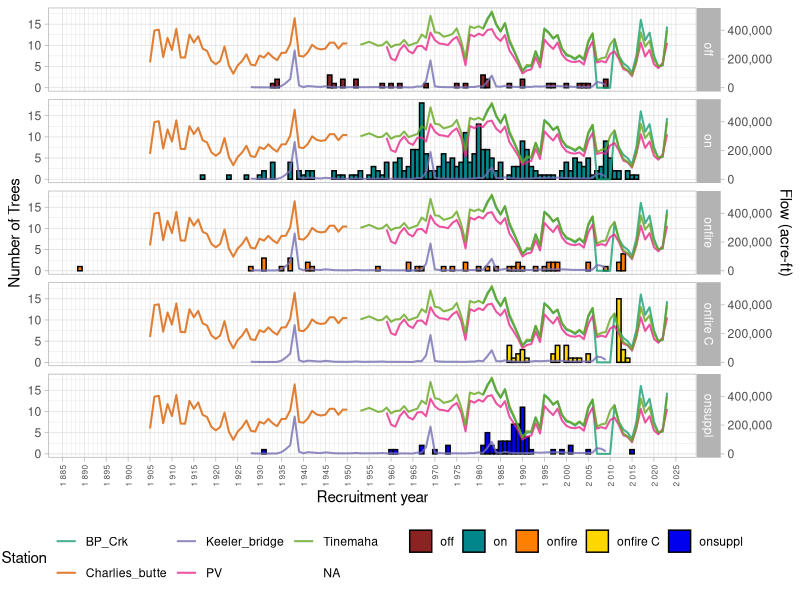
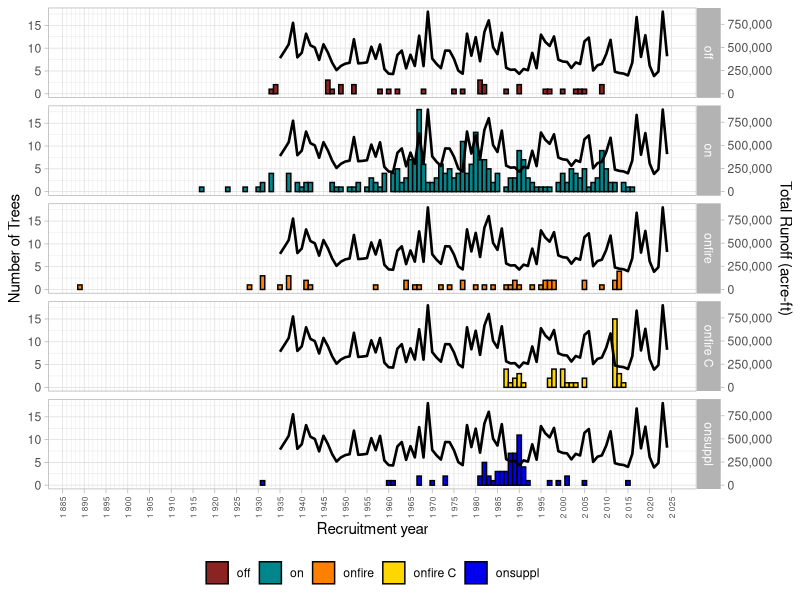

Reproduce these figures in R, in order.
## ---- chunk 1
library(tidyverse)
library(here)
library(scales)
## ---- chunk 2
#────────────────────────────────────────────────────────────
# 1) multi‑station flow
#────────────────────────────────────────────────────────────
plot_tree_vs_flow <- function(tree_df,
                              flow_df,
                              binwidth   = 1,
                              fill_cols  = c(off      = "brown4",
                                             on       = "turquoise4",
                                             onfire   = "darkorange1",
                                             `onfire C` = "gold",
                                             onsuppl  = "blue2")) {

  ## histogram counts ---------------------------------------------------------
  tree_cnt <- tree_df %>%
    count(strata_clone, comb_date, name = "n_trees")

  facets  <- unique(tree_cnt$strata_clone)
  # min_yr  <- min(tree_cnt$comb_date, na.rm = TRUE)
  min_yr  <- 1885
  # max_yr  <- max(tree_cnt$comb_date, na.rm = TRUE)
  max_yr <- 2025

  ## flow data (drop stray strata column if present) --------------------------
  flow_base <- flow_df %>%
    select(-any_of("strata_clone")) %>%
    mutate(comb_date = as.integer(comb_date))

  k <- max(tree_cnt$n_trees, na.rm = TRUE) /
       max(flow_base$flow_acft, na.rm = TRUE)

  # flow_plot <- flow_base %>%
  #   mutate(flow_scaled = flow_acft * k) %>%
  #   tidyr::crossing(strata_clone = facets)


  ## figure -------------------------------------------------------------------
  ggplot() +
    geom_col(data = tree_cnt,
             aes(comb_date, n_trees, fill = strata_clone),
             width = binwidth, colour = "black") +

    # geom_line(data = flow_plot,
    #           aes(comb_date, flow_scaled, colour = station),
    #           size = .7, alpha = .8) +
      geom_line(data = flow_base,
                aes(comb_date, flow_acft * k, colour = station),
                size = .7, alpha = .8)+
    scale_y_continuous(
      name     = "Number of Trees",
      sec.axis = sec_axis(~ . / k,
                          name   = "Flow (acre‑ft)",
                          labels = comma_format())
    ) +
    scale_x_continuous(
      breaks       = seq(min_yr, max_yr, by = 5),  # label every 5 yrs
      minor_breaks = seq(min_yr, max_yr, by = 1),   # grid every year
      name         = "Recruitment year",
      labels       = number_format(accuracy = 1)
    ) +
    scale_fill_manual(values = fill_cols, name = NULL) +
    scale_colour_brewer(palette = "Dark2", name = "Station") +
    facet_grid(strata_clone ~ .) +
    theme_light() +
    theme(axis.text.x  = element_text(angle = 90, vjust = 0.5, hjust = 1, size = 6),
          legend.position = "bottom")
}

#────────────────────────────────────────────────────────────
# 2) OV runoff
#────────────────────────────────────────────────────────────
plot_tree_vs_runoff <- function(tree_df,
                                runoff_df,
                                binwidth   = 1,
                                fill_cols  = c(off      = "brown4",
                                               on       = "turquoise4",
                                               onfire   = "darkorange1",
                                               `onfire C` = "gold",
                                               onsuppl  = "blue2")) {

  tree_cnt <- tree_df %>%
    count(strata_clone, comb_date, name = "n_trees")

  facets  <- unique(tree_cnt$strata_clone)
  # min_yr  <- min(tree_cnt$comb_date, na.rm = TRUE)
  min_yr  <- 1885
  # max_yr  <- max(tree_cnt$comb_date, na.rm = TRUE)
  max_yr <- 2025

  runoff_base <- runoff_df %>%
    select(-any_of("strata_clone")) %>%
    mutate(comb_date = as.integer(comb_date))

  k <- max(tree_cnt$n_trees, na.rm = TRUE) /
       max(runoff_base$ovr_acft, na.rm = TRUE)

  # runoff_plot <- runoff_base %>%
  #   mutate(run_scaled = ovr_acft * k) %>%
  #   tidyr::crossing(strata_clone = facets)

  ggplot() +
    geom_col(data = tree_cnt,
             aes(comb_date, n_trees, fill = strata_clone),
             width = binwidth, colour = "black") +

    # geom_line(data = runoff_plot,
    #           aes(comb_date, run_scaled),
    #           colour = "black", size = .9) +
    geom_line(data = runoff_base,
                aes(comb_date, ovr_acft * k), colour = "black", size = .9)+
    scale_y_continuous(
      name     = "Number of Trees",
      sec.axis = sec_axis(~ . / k,
                          name   = "Total Runoff (acre‑ft)",
                          labels = comma_format())
    ) +
    scale_x_continuous(
      breaks       = seq(min_yr, max_yr, by = 5),
      minor_breaks = seq(min_yr, max_yr, by = 1),
      name         = "Recruitment year",
      labels       = number_format(accuracy = 1)
    ) +
    scale_fill_manual(values = fill_cols, name = NULL) +
    facet_grid(strata_clone ~ .) +
    theme_light() +
    theme(axis.text.x = element_text(angle = 90, vjust = 0.5, hjust = 1, size = 6),
          legend.position = "bottom")
}



## ---- chunk 3
## load data
trees   <- read_csv(here("data","cored_trees_plt.csv"),  show_col_types = FALSE)
flows   <- read_csv(here("data","cored_trees_hy_test.csv"), show_col_types = FALSE)
runoff  <- read_csv(here("data","cored_trees_run.csv"), show_col_types = FALSE)
## ---- chunk 4
## multi‑station figure
plot_tree_vs_flow(trees, flows)
## ---- chunk 5
## OV‑runoff figure
plot_tree_vs_runoff(trees, runoff)

